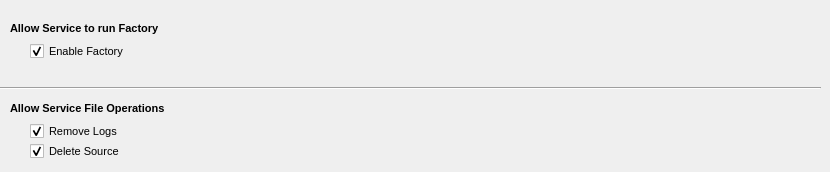
      <widget class="QWidget" name="tabFactoryMgmt">
       <attribute name="title">
        <string>Factory Management</string>
       </attribute>
       <widget class="QCheckBox" name="DeleteSource">
        <property name="geometry">
         <rect>
          <x>30</x>
          <y>140</y>
          <width>101</width>
          <height>23</height>
         </rect>
        </property>
        <property name="font">
         <font>
          <pointsize>8</pointsize>
          <italic>false</italic>
          <bold>false</bold>
         </font>
        </property>
        <property name="toolTip">
         <string>Delete Source. Default: Enabled
This only affects files dropped into
drop folders and has no affect on
direct encoding.</string>
        </property>
        <property name="text">
         <string>Delete Source</string>
        </property>
        <property name="checked">
         <bool>true</bool>
        </property>
       </widget>
       <widget class="QCheckBox" name="DeleteConversionLogs">
        <property name="geometry">
         <rect>
          <x>30</x>
          <y>120</y>
          <width>91</width>
          <height>23</height>
         </rect>
        </property>
        <property name="font">
         <font>
          <pointsize>8</pointsize>
          <italic>false</italic>
          <bold>false</bold>
         </font>
        </property>
        <property name="toolTip">
         <string>Remove Logs only applies to FreeFactory Service. Default: Disabled
Direct Encoding is unaffected.</string>
        </property>
        <property name="text">
         <string>Remove Logs</string>
        </property>
        <property name="checked">
         <bool>true</bool>
        </property>
       </widget>
       <widget class="QCheckBox" name="EnableFactory">
        <property name="enabled">
         <bool>true</bool>
        </property>
        <property name="geometry">
         <rect>
          <x>30</x>
          <y>40</y>
          <width>101</width>
          <height>23</height>
         </rect>
        </property>
        <property name="font">
         <font>
          <pointsize>8</pointsize>
          <italic>false</italic>
          <bold>false</bold>
         </font>
        </property>
        <property name="toolTip">
         <string>Enable this Factory. Default: Enabled
This is only valid when using the FreeFactory Service.</string>
        </property>
        <property name="text">
         <string>Enable Factory</string>
        </property>
        <property name="checked">
         <bool>true</bool>
        </property>
       </widget>
       <widget class="QLabel" name="label_12">
        <property name="geometry">
         <rect>
          <x>10</x>
          <y>20</y>
          <width>171</width>
          <height>16</height>
         </rect>
        </property>
        <property name="font">
         <font>
          <pointsize>8</pointsize>
          <italic>false</italic>
          <bold>true</bold>
         </font>
        </property>
        <property name="text">
         <string>Allow Service to run Factory</string>
        </property>
       </widget>
       <widget class="QLabel" name="label_13">
        <property name="geometry">
         <rect>
          <x>10</x>
          <y>100</y>
          <width>191</width>
          <height>16</height>
         </rect>
        </property>
        <property name="font">
         <font>
          <pointsize>8</pointsize>
          <italic>false</italic>
          <bold>true</bold>
         </font>
        </property>
        <property name="text">
         <string>Allow Service File Operations</string>
        </property>
       </widget>
       <widget class="Line" name="line_9">
        <property name="geometry">
         <rect>
          <x>0</x>
          <y>80</y>
          <width>821</width>
          <height>16</height>
         </rect>
        </property>
        <property name="orientation">
         <enum>Qt::Orientation::Horizontal</enum>
        </property>
       </widget>
      </widget>
